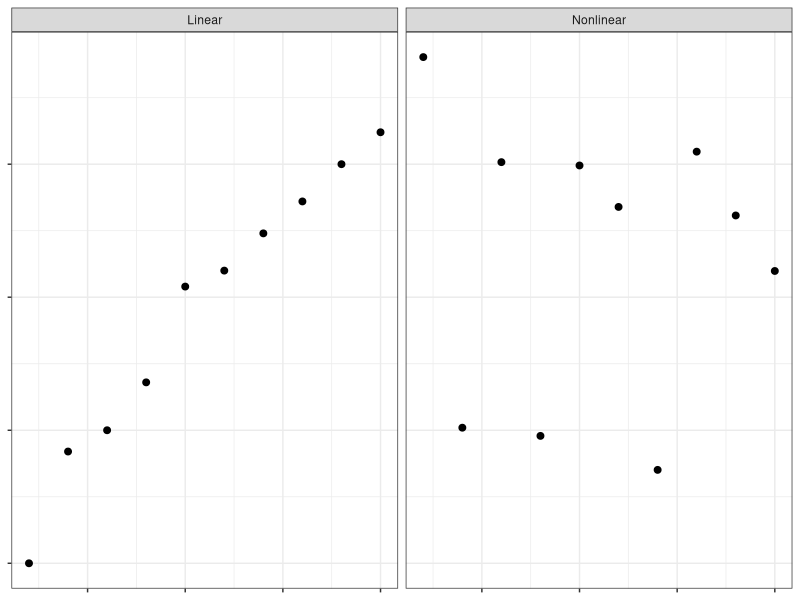
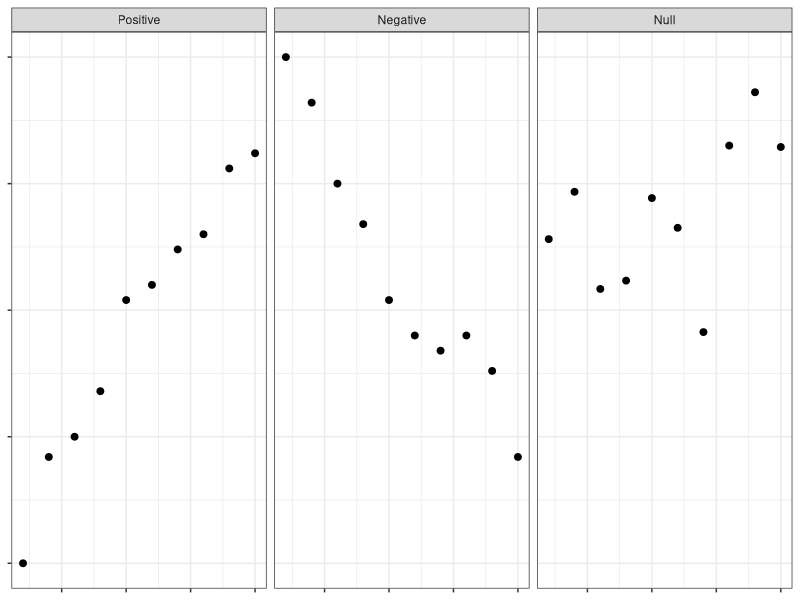
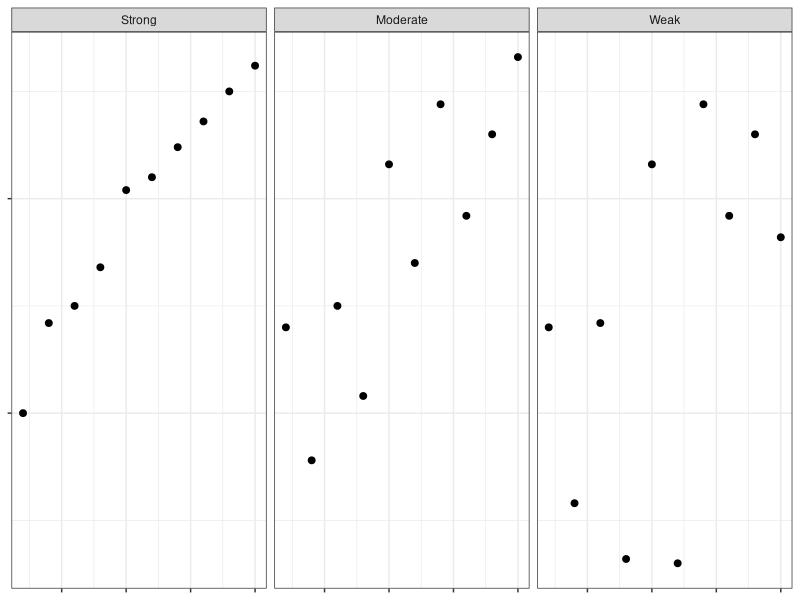
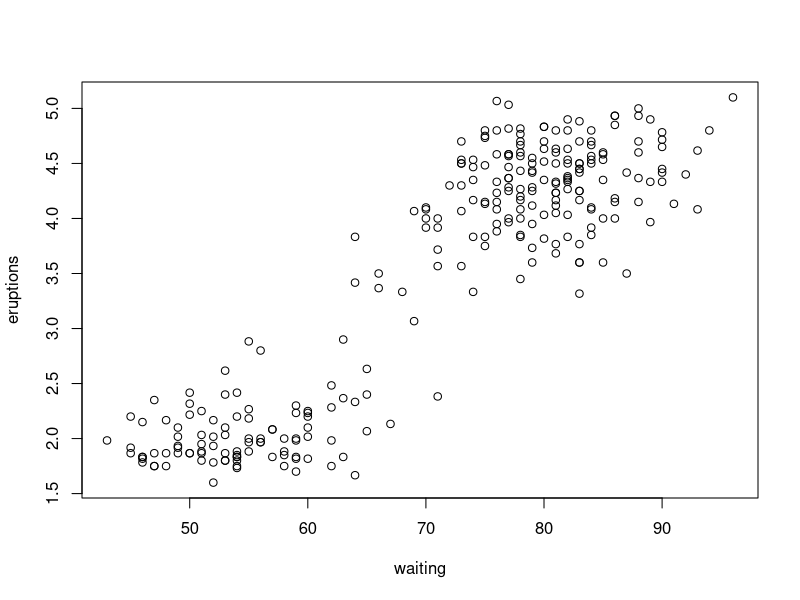
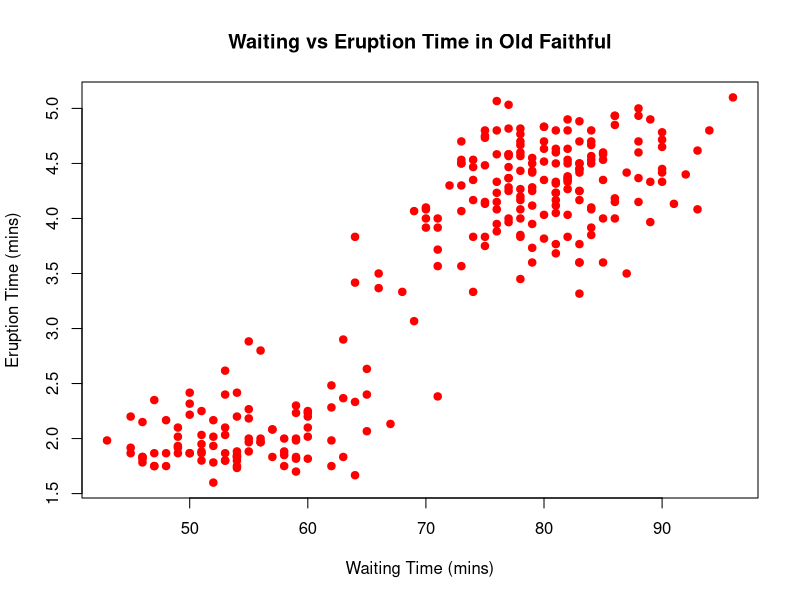
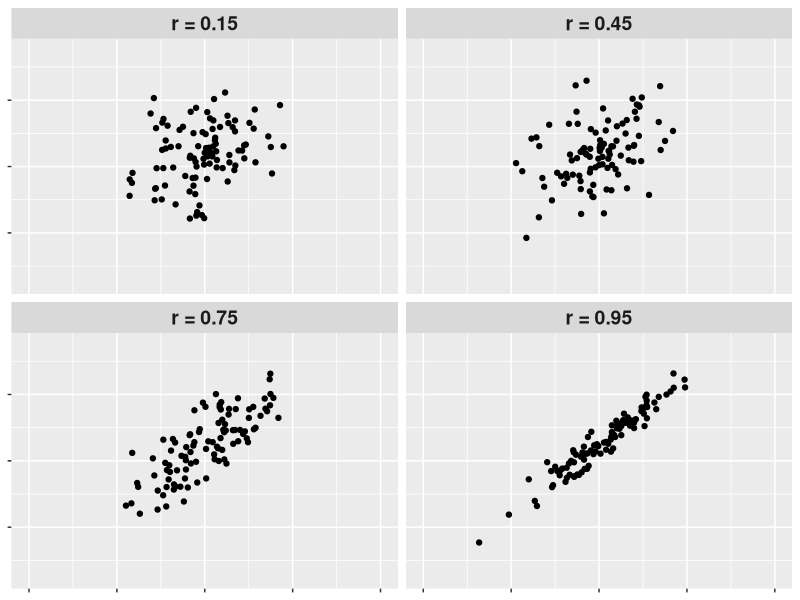

The R script that drew these images, in order:
## ---- chunk 1

library(tidyverse)

x <- rep(1:10, 2)
y <- c(0,2.1,2.5,3.4,5.2,5.5,6.2,6.8,7.5,8.1,runif(10,1,10))
z <- factor(rep(1:2,each=10), labels=c("Linear", "Nonlinear"))

df <- data.frame(x, y, z)

ggplot(data=df, aes(x = x, y = y)) +
  geom_point(cex=2) +
  facet_wrap(~z, nrow=1) +
  theme_bw() +
  theme(
    axis.title = element_blank(),
    axis.text = element_blank()
  )


## ---- chunk 2

library(tidyverse)

x <- rep(1:10, 3)
y <- c(0,2.1,2.5,3.4,5.2,5.5,6.2,6.5,7.8,8.1,10,9.1,7.5,6.7,5.2,4.5,4.2,4.5,3.8,2.1, runif(10,1,10))
z <- factor(rep(1:3,each=10), labels=c("Positive", "Negative", "Null"))

df <- data.frame(x, y, z)

ggplot(data=df, aes(x = x, y = y)) +
  geom_point(cex=2) +
  facet_wrap(~z, nrow=1) +
  theme_bw() +
  theme(
    axis.title = element_blank(),
    axis.text = element_blank()
  )


## ---- chunk 3

library(tidyverse)

x <- rep(1:10, 3)
a <- c(0,2.1,2.5,3.4,5.2,5.5,6.2,6.8,7.5,8.1)
y <- c(0,2.1,2.5,3.4,5.2,5.5,6.2,6.8,7.5,8.1, 2,-1.1,2.5,0.4,5.8,3.5,7.2,4.6,6.5,8.3, 2,-2.1,2.1,-3.4,5.8,-3.5,7.2,4.6,6.5,4.1)
z <- factor(rep(1:3,each=10), labels=c("Strong", "Moderate", "Weak"))

df <- data.frame(x, y, z)

ggplot(data=df, aes(x = x, y = y)) +
  geom_point(cex=2) +
  facet_wrap(~z, nrow=1) +
  theme_bw() +
  theme(
    axis.title = element_blank(),
    axis.text = element_blank()
  )


## ---- chunk 4

plot(eruptions ~ waiting, data = faithful)

## ---- chunk 5

plot(eruptions ~ waiting, data = faithful, xlab="Waiting Time (mins)", ylab="Eruption Time (mins)", 
     main = "Waiting vs Eruption Time in Old Faithful", pch=19, col="red")

## ---- chunk 6


library(MASS)
library(tidyverse)

mu1 <- 0
mu2 <- 1
var1 <- 1
var2 <- 3

rho <- 0.15
covmat <- matrix(c(var1, rho*sqrt(var1*var2), rho*sqrt(var1*var2), var2),2)
sample1 <- as.data.frame(mvrnorm(100, c(mu1, mu2), covmat))

rho <- 0.45
covmat <- matrix(c(var1, rho*sqrt(var1*var2), rho*sqrt(var1*var2), var2),2)
sample2 <- as.data.frame(mvrnorm(100, c(mu1, mu2), covmat))

rho <- 0.75
covmat <- matrix(c(var1, rho*sqrt(var1*var2), rho*sqrt(var1*var2), var2),2)
sample3 <- as.data.frame(mvrnorm(100, c(mu1, mu2), covmat))

rho <- 0.95
covmat <- matrix(c(var1, rho*sqrt(var1*var2), rho*sqrt(var1*var2), var2),2)
sample4 <- as.data.frame(mvrnorm(100, c(mu1, mu2), covmat))

sample1 <- sample1 %>% mutate(type = 1)
sample2 <- sample2 %>% mutate(type = 2)
sample3 <- sample3 %>% mutate(type = 3)
sample4 <- sample4 %>% mutate(type = 4)


df <- rbind(sample1, sample2, sample3, sample4) %>%
  mutate(type = factor(type, labels=c("r = 0.15", "r = 0.45", "r = 0.75", "r = 0.95")))

df %>% 
  ggplot(aes(x = V1, y = V2)) +
  facet_wrap(~type, nrow = 2) +
  #geom_hline(yintercept = 1, lty=2, col="blue") +
  #geom_vline(xintercept = 0, lty=2, col="red") +
  geom_point() +
  theme(
    strip.text = element_text(size=14, face="bold"),
    axis.title = element_blank(),
    axis.text = element_blank()
  ) +
  labs(x = "\nX", y = "Y\n") +
  lims(x = c(-5,5), y = c(-7,7))


## ---- chunk 7

cor(mtcars$mpg, mtcars$wt)

## ---- chunk 8

cor(mtcars$wt, mtcars$mpg)

## ---- chunk 9

cor(mtcars$mpg, mtcars$wt*453.6)

